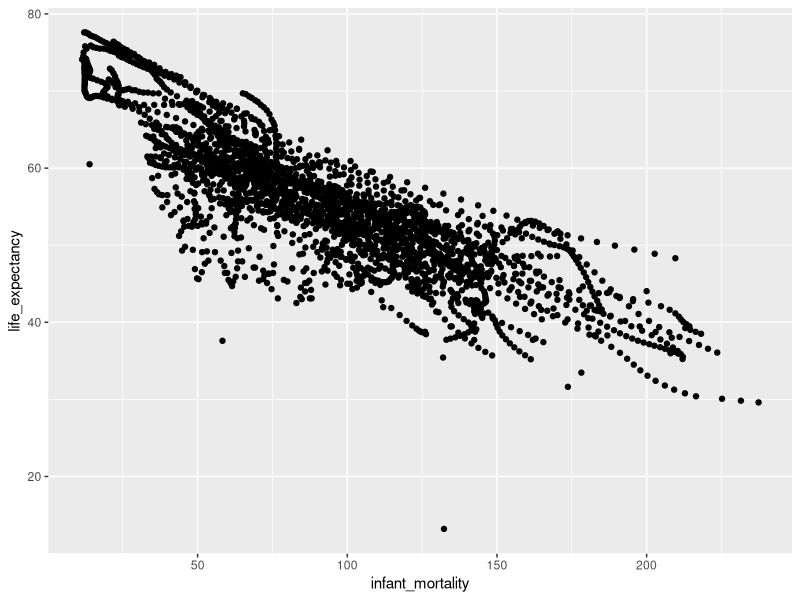
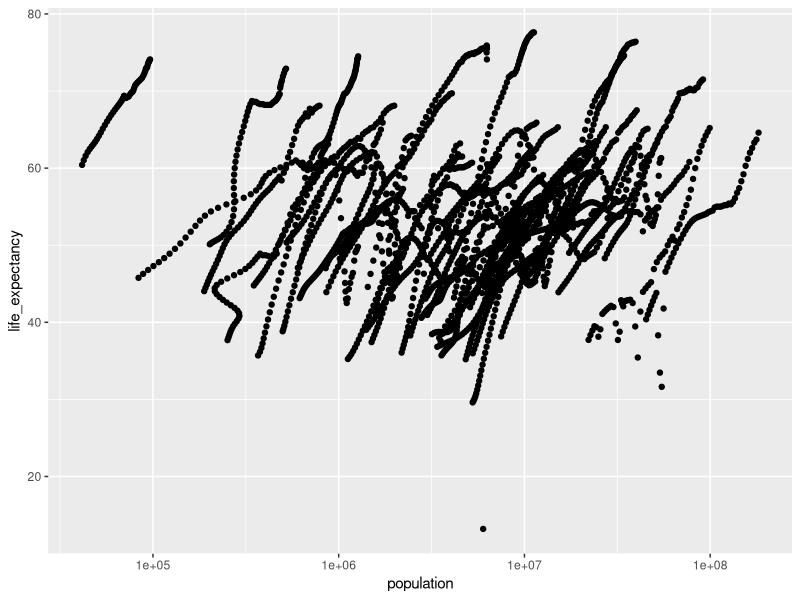
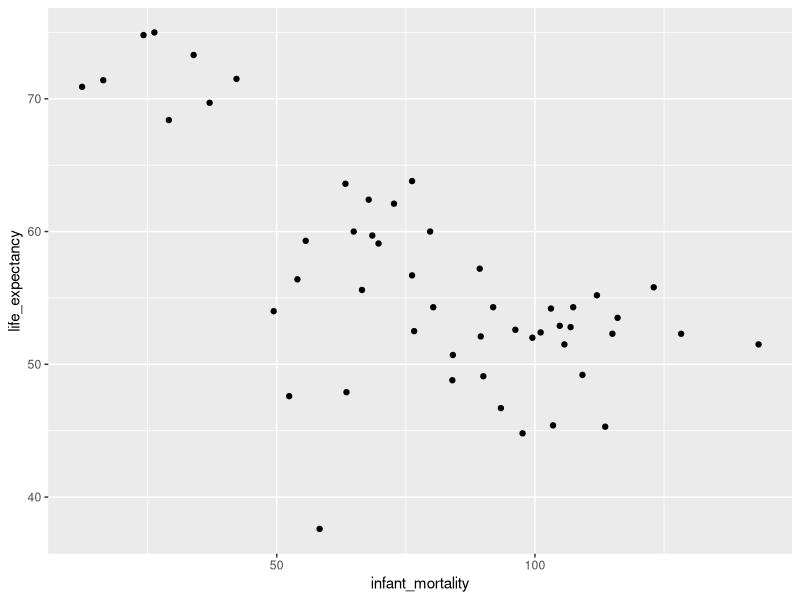
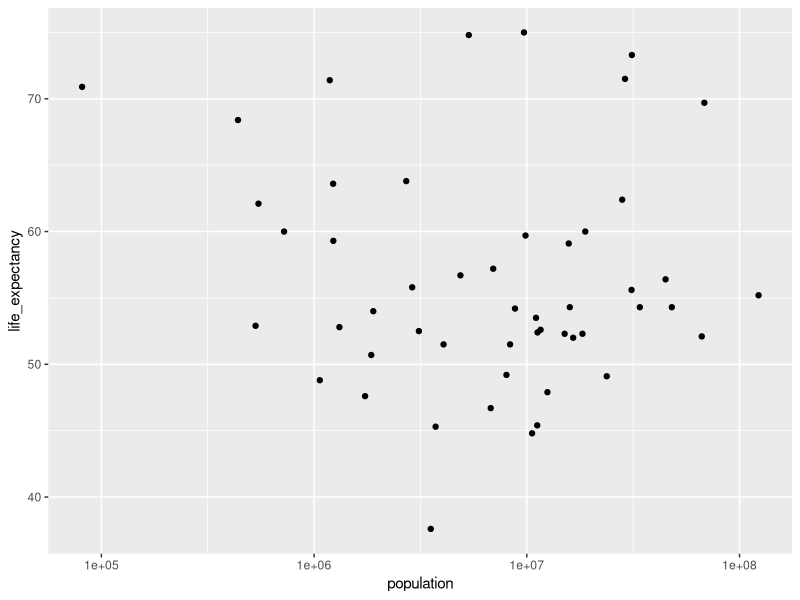

These figures' R source, in order: (Note: this script raises an error after producing the figures.)
## ---- chunk 1
library("dslabs")
library(ggplot2)
library(here)
## ---- chunk 2
help(gapminder)
## ---- chunk 3
str(gapminder)
## ---- chunk 4
summary(gapminder)
## ---- chunk 5
class(gapminder)
## ---- chunk 6
africadata <- subset(gapminder, continent == "Africa")
dim(africadata)
## ---- chunk 7
str(africadata)
## ---- chunk 8
summary(africadata)
## ---- chunk 9
africadata_mor<- africadata[,c("infant_mortality","life_expectancy")] 
## ---- chunk 10
africadata_ppln<- africadata[,c("population","life_expectancy")] 
## ---- chunk 11
str(africadata_mor)
## ---- chunk 12
summary(africadata_mor)
## ---- chunk 13
str(africadata_ppln)
## ---- chunk 14
summary(africadata_ppln)
## ---- chunk 15
ggplot(data=africadata_mor,aes(x=infant_mortality,y=life_expectancy) )+geom_point(lineend="butt", linejoin="round", linemitre=1)
## ---- chunk 16
ggplot(data=africadata_ppln,aes(x=population,y=life_expectancy))+geom_point(lineend="butt", linejoin="round", linemitre=1) + scale_x_log10("population")

## ---- chunk 17
africadata_filtered <-africadata[is.na( africadata$infant_mortality),]
africadata_unique <- unique(africadata_filtered$year)
## ---- chunk 18
print(africadata_unique)
## ---- chunk 19
africadata_2000 <- subset(africadata, year == 2000)
dim(africadata_2000)
## ---- chunk 20
str(africadata_2000)
## ---- chunk 21
summary(africadata_2000)
## ---- chunk 22
ggplot(data=africadata_2000,aes(x=infant_mortality,y=life_expectancy) )+geom_point(lineend="butt", linejoin="round", linemitre=1)
## ---- chunk 23
ggplot(data=africadata_2000,aes(x=population,y=life_expectancy))+geom_point(lineend="butt", linejoin="round", linemitre=1) + scale_x_log10("population")

## ---- chunk 24
fit1 <- lm(infant_mortality ~ life_expectancy, data=africadata_2000)
## ---- chunk 25
summary(fit1)
## ---- chunk 26
fit2 <- lm(infant_mortality ~ population, data=africadata_2000)
## ---- chunk 27
remove(fit1,fit2)
## ---- chunk 28
#this chunk added by SETH Lattner
  #I believe that the lm() function calls for response~predictor (Y~X) so the models would be
fit1b<-lm(life_expectancy~infant_mortality, data = africadata_2000)
summary(fit1b)

  #and
fit2b<-lm(life_expectancy~population, data = africadata_2000)
summary(fit2b)

#in this case, model 1 would have significant results (p=2.826e-08)

## ---- chunk 29
summary(fit2b)

summary(fit1b)
## ---- chunk 30
fittable1 <- broom::tidy(fit1b)
## ---- chunk 31
print(fittable1)
## ---- chunk 32
table_file1 = here("results", "resulttable1.rds")
saveRDS(fittable1, file = table_file1)
## ---- chunk 33
fittable2 <- broom::tidy(fit2b)
## ---- chunk 34
print(fittable2)
## ---- chunk 35
table_file2 = here("results", "resulttable2.rds")
saveRDS(fittable2, file = table_file2)
## ---- chunk 36

#calculate per capita gdp and add to new dataframe
gdp_per_cap<-africadata$gdp/africadata$population
summary(gdp_per_cap)
africadata_new<-cbind(africadata, gdp_per_cap)
## ---- chunk 37
#boxplot of GDP per capita
ggplot(africadata_new, aes(region, gdp_per_cap))+
  labs(x="Region", y = "Per Capita GDP")+
  geom_boxplot(aes(fill=region), size= 0.5, alpha = 0.2)+
  theme_classic()+
  theme(legend.position = "none")


#plot infant mortality vs per capita GPD for each region from africadata
ggplot(data = africadata_new, aes(gdp_per_cap, infant_mortality, color=region))+
  geom_point(cex=2)+
  xlab("Per Capita GDP")+
  ylab("Infant Mortality (Per 1000 Individuals)")+
  theme_classic()
